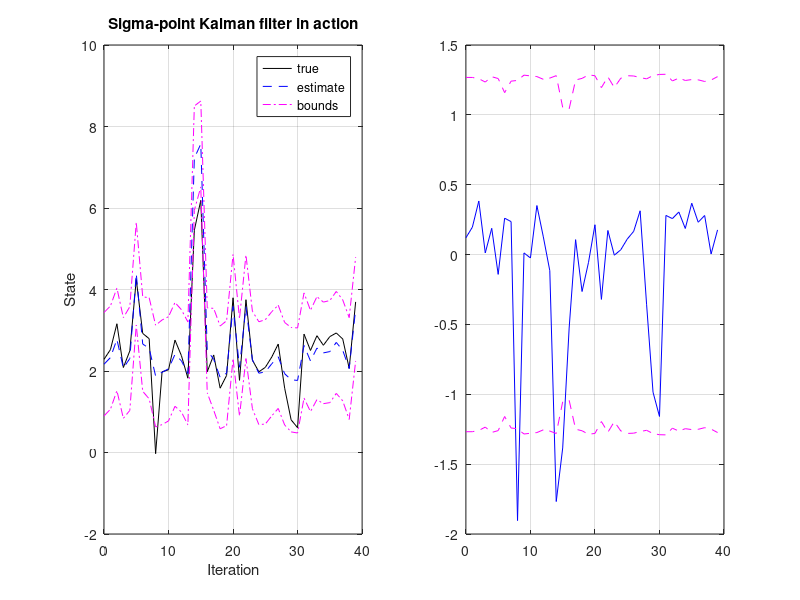

Recreate this plot in MATLAB. (Note: this script raises an error after producing the figure.)

% Initialize simulation variables
SigmaW = 1; % Process noise covariance
SigmaV = 2; % Sensor noise covariance
maxIter = 40;

% Seed the random number generator: Octave's "randn" function produces pseudo 
% random numbers having a Gaussian distribution. To get the same random numbers
% every time you run the code, you can "seed" the pseudo random number generator 
% with a deterministic value. This allows us to get reproducible results that 
% still contain apparent randomness.
%
% YOU MUST NOT CHANGE THE FOLLOWING LINE IN ORDER TO ARRIVE AT "CORRECT" ANSWERS 
% FOR THE QUIZ. IF YOU CHANGE IT TO EXPLORE THE BEHAVIOR OF THE FILTER FOR 
% DIFFERENT PSEUDO-RANDOM SEQUENCES, CHANGE IT BACK TO randn("seed",-1) BEFORE 
% COMPUTING RESULTS TO ENTER AS QUIZ RESPONSES.
randn("seed",-1);

% Define size of variables in model
Nx = 1;     % state  = 1x1 scalar
Nxa = 3;    % augmented state has also w(k) and v(k) contributions
Nz = 1;     % output = 1x1 scalar

% Some constants for the SPKF algorithm. Use standard values for
% cases with Gaussian noises.  (These are the weighting matrices
% comprising the values of alpha(c) and alpha(m) organized in a way to
% make later computation efficient).
h = sqrt(3);
Wmx(1) = (h*h-Nxa)/(h*h); Wmx(2) = 1/(2*h*h); Wcx=Wmx;
repWmxz = repmat([Wmx(1) repmat(Wmx(2),[1 2*Nxa])],1); 

xtrue = 2 + randn(1);  % Initialize true system initial state
xhat = 2;           % Initialize Kalman filter initial estimate
SigmaX = 1;	           % Initialize Kalman filter covariance

% Reserve storage for variables we might want to plot/evaluate
xstore = zeros(length(xtrue),maxIter+1); xstore(:,1) = xtrue;
zstore = zeros(1,maxIter);

% Reserve storage for variables we might want to plot/evaluate
xhatstore = zeros(length(xhat),maxIter);
SigmaXstore = zeros(length(xhat)^2,maxIter);
for k = 1:maxIter,
  % SPKF Step 1: State estimate time update
  % 1a: Calculate augmented state estimate, including ...
  xhata = [xhat; 0; 0]; % process and sensor noise mean
  % 1b: Get desired Cholesky factor
  Pxa = blkdiag(SigmaX,SigmaW,SigmaV);
  sPxa = chol(Pxa,'lower');   
  % 1c: Calculate sigma points (strange indexing of xhat to avoid
  % "repmat" call, which is very inefficient in Matlab)
  X = xhata(:,ones([1 2*Nxa+1])) + h*[zeros([Nxa 1]), sPxa, -sPxa];
  % 1d: Calculate state equation for every element
  % Hard-code equation here for efficiency
  Xx = sqrt(5+X(1,:)) + X(2,:);
  xhat = Xx*repWmxz';

  % SPKF Step 2: Covariance of prediction
  Xs = (Xx(:,2:end) - xhat(:,ones([1 2*Nxa])))*sqrt(Wcx(2));
  Xs1 = Xx(:,1) - xhat;
  SigmaX = Xs*Xs' + Wcx(1)*Xs1*Xs1';

  % [Implied operation of system in background, with
  w = chol(SigmaW)'*randn(1);
  v = chol(SigmaV)'*randn(1);
  zmeas = xtrue^3 + v;  % present z is based on present x and v
  xtrue = sqrt(5+xtrue) + w;  % future x is based on present x and w
  xstore(:,k+1) = xtrue;

  % SPKF Step 3: Create output estimate
  % Hard-code equation here for efficiency
  Z = Xx.^3 + X(3,:);
  zhat = Z*repWmxz';

  % SPKF Step 4: Estimator gain matrix
  Zs = (Z(:,2:end) - zhat*ones([1 2*Nxa])) * sqrt(Wcx(2));
  Zs1 = Z(:,1) - zhat;
  SigmaXZ = Xs*Zs' + Wcx(1)*Xs1*Zs1';
  SigmaZ  = Zs*Zs' + Wcx(1)*Zs1*Zs1';
  Lx = SigmaXZ/SigmaZ;

  % SPKF Step 5: Measurement state update
  xhat = xhat + Lx*(zmeas-zhat); % update estimate if not too rare

  % SPKF Step 6: Measurement covariance update
  SigmaX = SigmaX - Lx*SigmaZ*Lx'; 

  % [Store information for evaluation/plotting purposes]
  xhatstore(:,k) = xhat;
  SigmaXstore(:,k) = SigmaX(:);
end

subplot(1,2,1);
plot(0:maxIter-1,xstore(1:maxIter),'k-',0:maxIter-1,xhatstore,'b--', ...
  0:maxIter-1,xhatstore+3*sqrt(SigmaXstore),'m-.',...
  0:maxIter-1,xhatstore-3*sqrt(SigmaXstore),'m-.'); grid;
legend('true','estimate','bounds');
title('Sigma-point Kalman filter in action');
xlabel('Iteration'); ylabel('State');

subplot(1,2,2)
estErr = xstore(1:maxIter)-xhatstore; 
bounds = 3*sqrt(SigmaXstore);
plot(0:maxIter-1,estErr,'b-',0:maxIter-1, bounds,'m--',0:maxIter-1,-bounds,'m--');
grid; legend('Error','bounds',0);
title('SPKF Error with bounds');
xlabel('Iteration'); ylabel('Estimation Error');

% Compute rms error
sqrt(mean(estErr.^2))

% Compute fraction of estimates outside of 3-sigma bounds
length(find(abs(estErr)>bounds))/maxIter

max(abs(estErr))
